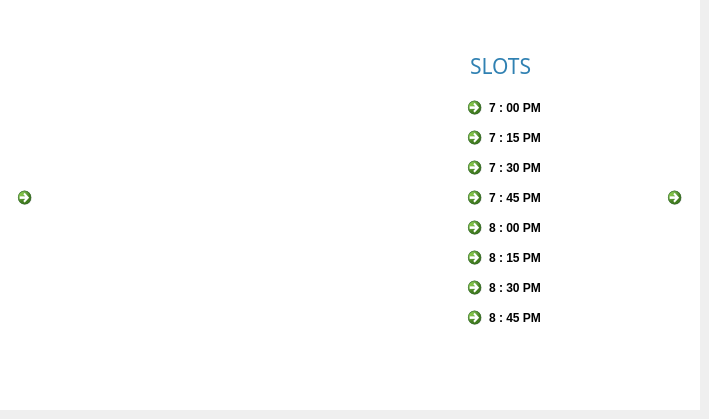
    <widget class="QWidget" name="det_3">
     <widget class="QLabel" name="img_23">
      <property name="geometry">
       <rect>
        <x>10</x>
        <y>30</y>
        <width>451</width>
        <height>320</height>
       </rect>
      </property>
      <property name="text">
       <string/>
      </property>
      <property name="pixmap">
       <pixmap>../Resourses/img8.png</pixmap>
      </property>
      <property name="scaledContents">
       <bool>true</bool>
      </property>
     </widget>
     <widget class="QCommandLinkButton" name="push_7">
      <property name="geometry">
       <rect>
        <x>660</x>
        <y>180</y>
        <width>31</width>
        <height>41</height>
       </rect>
      </property>
      <property name="text">
       <string/>
      </property>
      <property name="icon">
       <iconset>
        <normaloff>../Resourses/next_icon.jpg</normaloff>../Resourses/next_icon.jpg</iconset>
      </property>
     </widget>
     <widget class="QCommandLinkButton" name="push_18">
      <property name="geometry">
       <rect>
        <x>10</x>
        <y>180</y>
        <width>31</width>
        <height>41</height>
       </rect>
      </property>
      <property name="text">
       <string/>
      </property>
      <property name="icon">
       <iconset>
        <normaloff>../Resourses/back_icon.jpg</normaloff>../Resourses/back_icon.jpg</iconset>
      </property>
     </widget>
     <widget class="QCommandLinkButton" name="sl_17">
      <property name="geometry">
       <rect>
        <x>460</x>
        <y>270</y>
        <width>168</width>
        <height>41</height>
       </rect>
      </property>
      <property name="text">
       <string>8 : 30 PM</string>
      </property>
     </widget>
     <widget class="QCommandLinkButton" name="sl_18">
      <property name="geometry">
       <rect>
        <x>460</x>
        <y>300</y>
        <width>168</width>
        <height>41</height>
       </rect>
      </property>
      <property name="text">
       <string>8 : 45 PM</string>
      </property>
     </widget>
     <widget class="QCommandLinkButton" name="sl_19">
      <property name="geometry">
       <rect>
        <x>460</x>
        <y>240</y>
        <width>168</width>
        <height>41</height>
       </rect>
      </property>
      <property name="text">
       <string>8 : 15 PM</string>
      </property>
     </widget>
     <widget class="QCommandLinkButton" name="sl_20">
      <property name="geometry">
       <rect>
        <x>460</x>
        <y>150</y>
        <width>168</width>
        <height>41</height>
       </rect>
      </property>
      <property name="text">
       <string>7 : 30 PM</string>
      </property>
     </widget>
     <widget class="QCommandLinkButton" name="sl_21">
      <property name="geometry">
       <rect>
        <x>460</x>
        <y>120</y>
        <width>168</width>
        <height>41</height>
       </rect>
      </property>
      <property name="text">
       <string>7 : 15 PM</string>
      </property>
     </widget>
     <widget class="QCommandLinkButton" name="sl_22">
      <property name="geometry">
       <rect>
        <x>460</x>
        <y>210</y>
        <width>168</width>
        <height>41</height>
       </rect>
      </property>
      <property name="text">
       <string>8 : 00 PM</string>
      </property>
     </widget>
     <widget class="QCommandLinkButton" name="sl_23">
      <property name="geometry">
       <rect>
        <x>460</x>
        <y>90</y>
        <width>168</width>
        <height>41</height>
       </rect>
      </property>
      <property name="text">
       <string>7 : 00 PM</string>
      </property>
     </widget>
     <widget class="QLabel" name="text_23">
      <property name="geometry">
       <rect>
        <x>470</x>
        <y>30</y>
        <width>141</width>
        <height>71</height>
       </rect>
      </property>
      <property name="font">
       <font>
        <family>Arial Rounded MT Bold</family>
        <pointsize>16</pointsize>
        <bold>false</bold>
       </font>
      </property>
      <property name="focusPolicy">
       <enum>Qt::NoFocus</enum>
      </property>
      <property name="acceptDrops">
       <bool>false</bool>
      </property>
      <property name="autoFillBackground">
       <bool>false</bool>
      </property>
      <property name="styleSheet">
       <string notr="true">color: rgb(48, 129, 178);
</string>
      </property>
      <property name="text">
       <string>SLOTS</string>
      </property>
      <property name="textFormat">
       <enum>Qt::AutoText</enum>
      </property>
      <property name="scaledContents">
       <bool>false</bool>
      </property>
     </widget>
     <widget class="QCommandLinkButton" name="sl_24">
      <property name="geometry">
       <rect>
        <x>460</x>
        <y>180</y>
        <width>168</width>
        <height>41</height>
       </rect>
      </property>
      <property name="text">
       <string>7 : 45 PM</string>
      </property>
     </widget>
     <widget class="QLabel" name="img_18">
      <property name="geometry">
       <rect>
        <x>0</x>
        <y>0</y>
        <width>700</width>
        <height>410</height>
       </rect>
      </property>
      <property name="styleSheet">
       <string notr="true">background-color: rgb(255, 255, 255);</string>
      </property>
      <property name="text">
       <string/>
      </property>
     </widget>
     <zorder>img_18</zorder>
     <zorder>img_23</zorder>
     <zorder>push_7</zorder>
     <zorder>push_18</zorder>
     <zorder>sl_17</zorder>
     <zorder>sl_18</zorder>
     <zorder>sl_19</zorder>
     <zorder>sl_20</zorder>
     <zorder>sl_21</zorder>
     <zorder>sl_22</zorder>
     <zorder>sl_23</zorder>
     <zorder>text_23</zorder>
     <zorder>sl_24</zorder>
    </widget>
